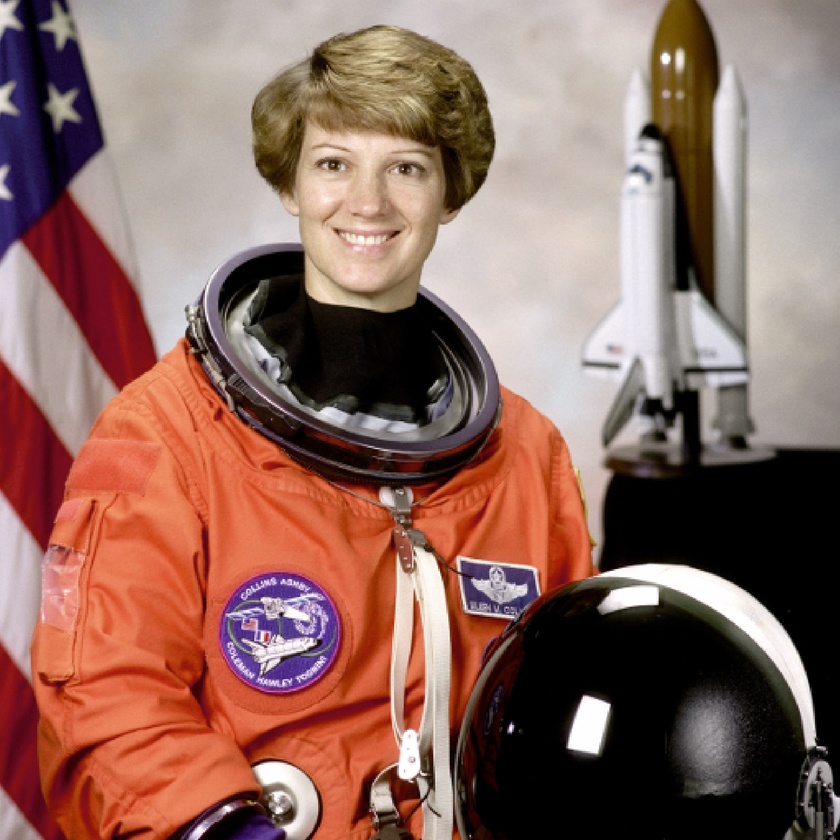
#> input picture ch_07_domain/example.jpg, 840 x 840 px, shrunk from 1737 x 1739 before the run
$ jupyter execute '152_에지 검출 비교.ipynb'   (older library calls are emulated)
#> lines starting #> are read from the running program, lines starting #| are printed output that depends on the picture
[cell 1]
import cv2
import numpy as np
import matplotlib.pyplot as plt

# 이미지 불러오기 (흑백 이미지로 변환)
image = cv2.imread('example.jpg', cv2.IMREAD_GRAYSCALE)
#> image: shape (840, 840); min 0, max 255, mean 115.4

# 1. 프리윗 엣지 검출 (Prewitt)
Gx = np.array([[-1, -1, -1], [0, 0, 0], [1, 1, 1]])
Gy = np.array([[-1, 0, 1], [-1, 0, 1], [-1, 0, 1]])
edge_x = cv2.filter2D(image, -1, Gx)
edge_y = cv2.filter2D(image, -1, Gy)
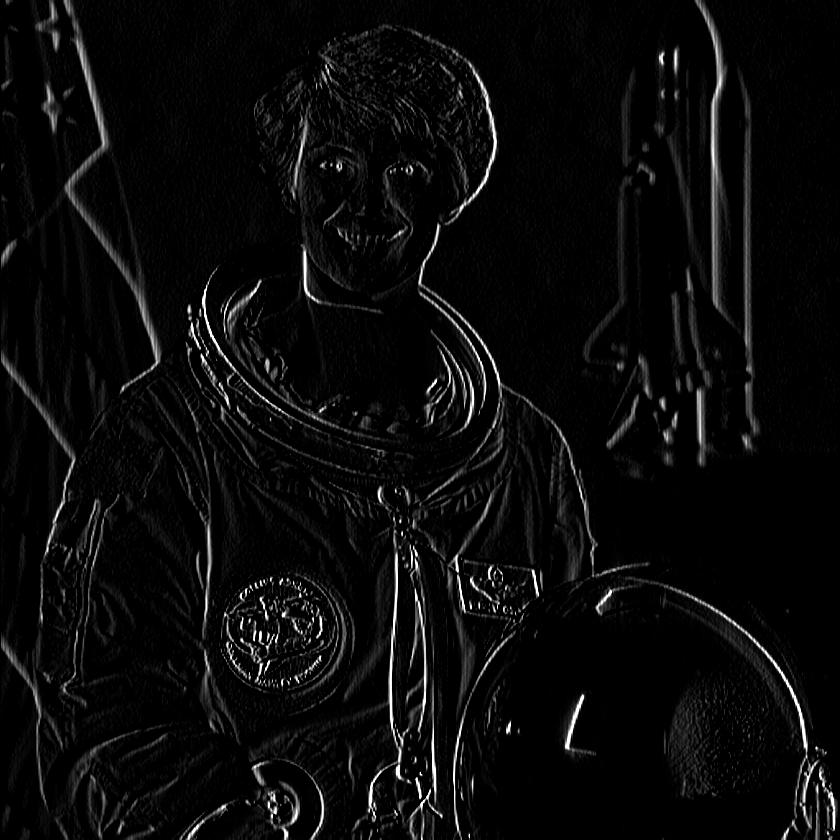
#> edge_y: shape (840, 840); min 0, max 255, mean 10.5
prewitt_edges = cv2.addWeighted(edge_x, 0.5, edge_y, 0.5, 0)

# 2. 소벨 엣지 검출 (Sobel)
sobel_x = cv2.Sobel(image, cv2.CV_64F, 1, 0, ksize=3)
sobel_y = cv2.Sobel(image, cv2.CV_64F, 0, 1, ksize=3)
sobel_edges = cv2.magnitude(sobel_x, sobel_y)
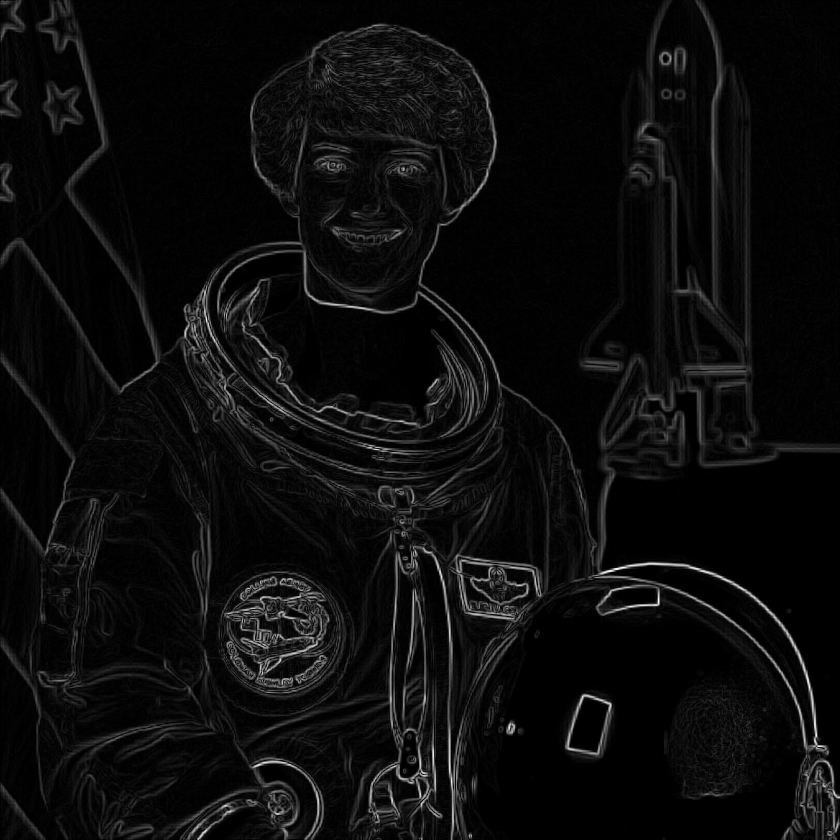
#> sobel_edges: shape (840, 840) float64; min 0, max 868.7, mean 43.2; drawn with min black and max white

# 3. 라플라시안 엣지 검출 (Laplacian)
laplacian = cv2.Laplacian(image, cv2.CV_64F)
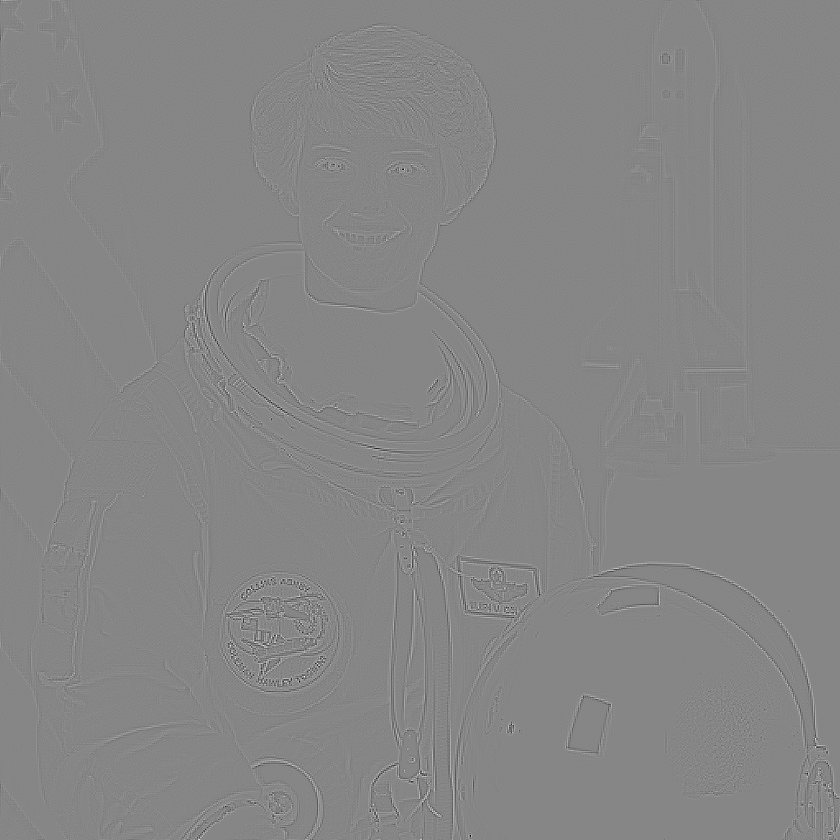
#> laplacian: shape (840, 840) float64; min -382, max 344, mean 0; drawn with min black and max white
laplacian_abs = np.abs(laplacian).astype(np.uint8)

# 4. LoG 엣지 검출 (Laplacian of Gaussian)
blurred_image = cv2.GaussianBlur(image, (5, 5), 0)
log = cv2.Laplacian(blurred_image, cv2.CV_64F)
log_abs = np.abs(log).astype(np.uint8)

# 5. DoG 엣지 검출 (Difference of Gaussian)
blurred_image_1 = cv2.GaussianBlur(image, (5, 5), 0)
blurred_image_2 = cv2.GaussianBlur(image, (15, 15), 0)
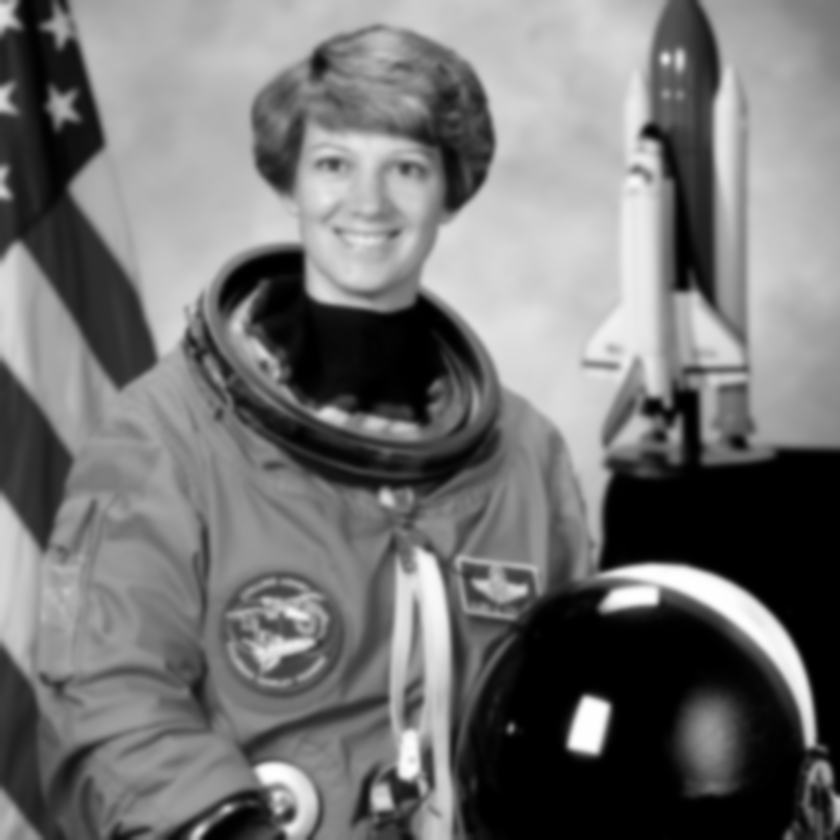
#> blurred_image_2: shape (840, 840); min 0, max 254, mean 115.4
dog = blurred_image_1 - blurred_image_2
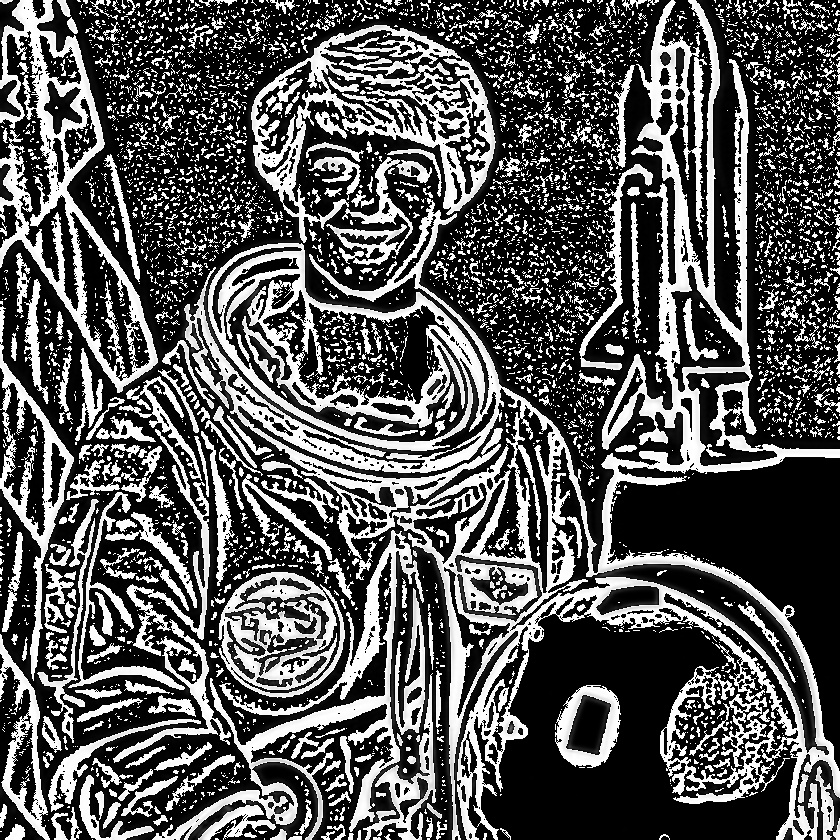
#> dog: shape (840, 840); min 0, max 255, mean 86.9
dog_abs = np.abs(dog).astype(np.uint8)

# 6. Canny 엣지 검출
canny_edges = cv2.Canny(image, 150, 300)
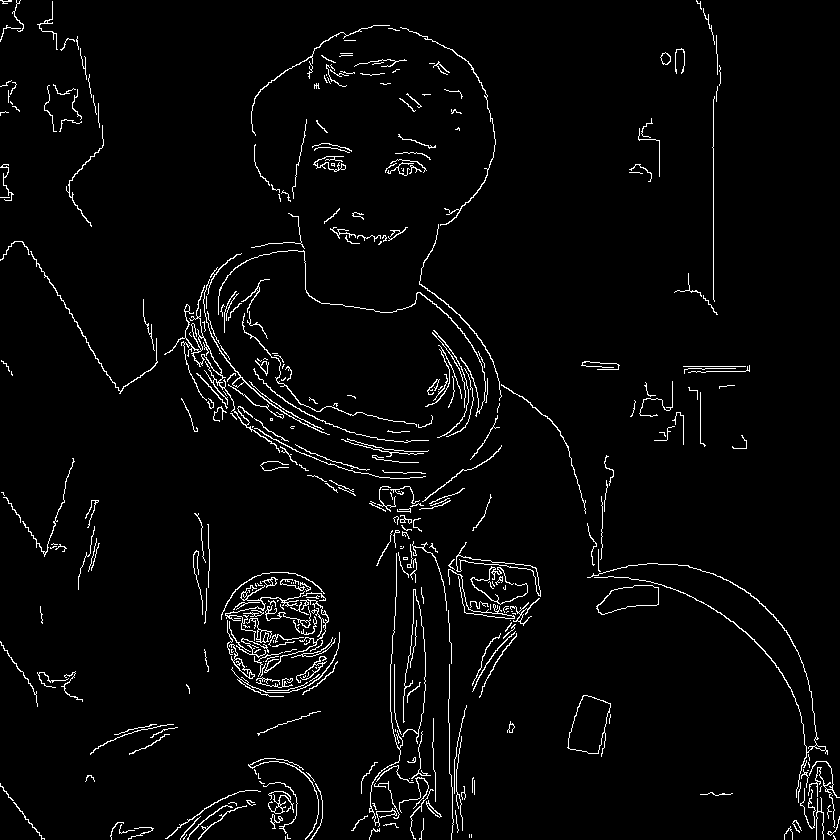
#> canny_edges: shape (840, 840); 3.2% white in thin lines or dots

# 폰트 사이즈
fs = 30

# 결과 출력
plt.figure(figsize=(16, 16))

plt.subplot(3, 3, 1)
plt.title("Prewitt Edge", fontsize=fs)
plt.imshow(prewitt_edges, cmap='gray')
plt.axis('off')

plt.subplot(3, 3, 2)
plt.title("Sobel Edge", fontsize=fs)
plt.imshow(sobel_edges, cmap='gray')
plt.axis('off')

plt.subplot(3, 3, 3)
plt.title("Laplacian Edge", fontsize=fs)
plt.imshow(laplacian_abs, cmap='gray')
plt.axis('off')

plt.subplot(3, 3, 4)
plt.title("LoG Edge", fontsize=fs)
plt.imshow(log_abs, cmap='gray')
plt.axis('off')

plt.subplot(3, 3, 5)
plt.title("DoG Edge", fontsize=fs)
plt.imshow(dog_abs, cmap='gray')
plt.axis('off')

plt.subplot(3, 3, 6)
plt.title("Canny Edge", fontsize=fs)
plt.imshow(canny_edges, cmap='gray')
plt.axis('off')

plt.tight_layout()
plt.show()

$ run again, with ch_07_domain/sharpen.jpg copied over ch_07_domain/example.jpg
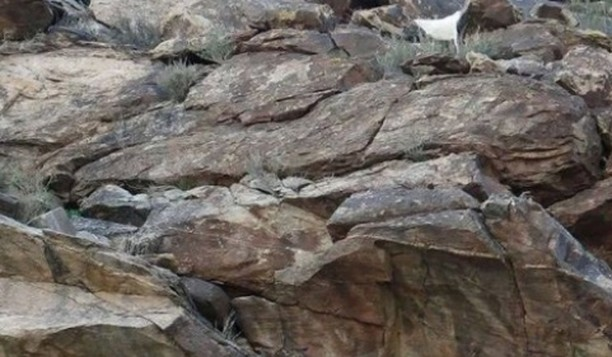
#> input picture ch_07_domain/sharpen.jpg, 612 x 357 px
#> `dog = blurred_image_1 - blurred_image_2`:
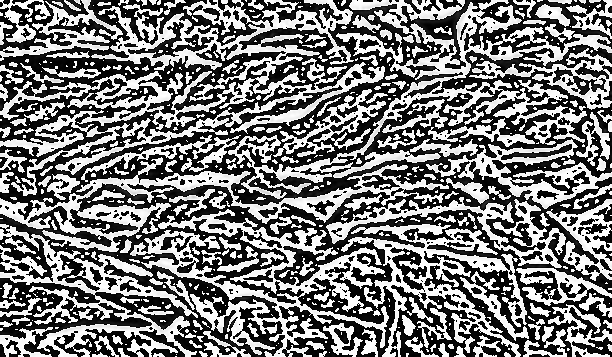
#> dog: shape (357, 612); min 0, max 255, mean 121.3
#> `canny_edges = cv2.Canny(image, 150, 300)`:
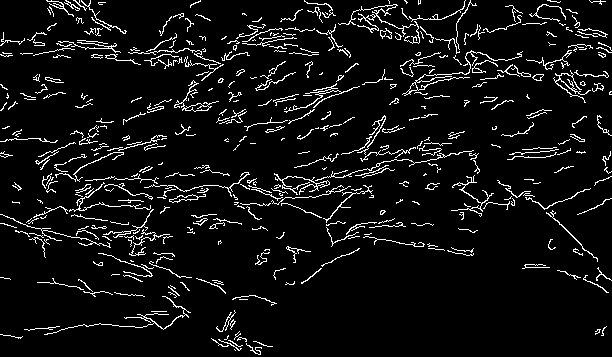
#> canny_edges: shape (357, 612); 6.7% white in thin lines or dots
